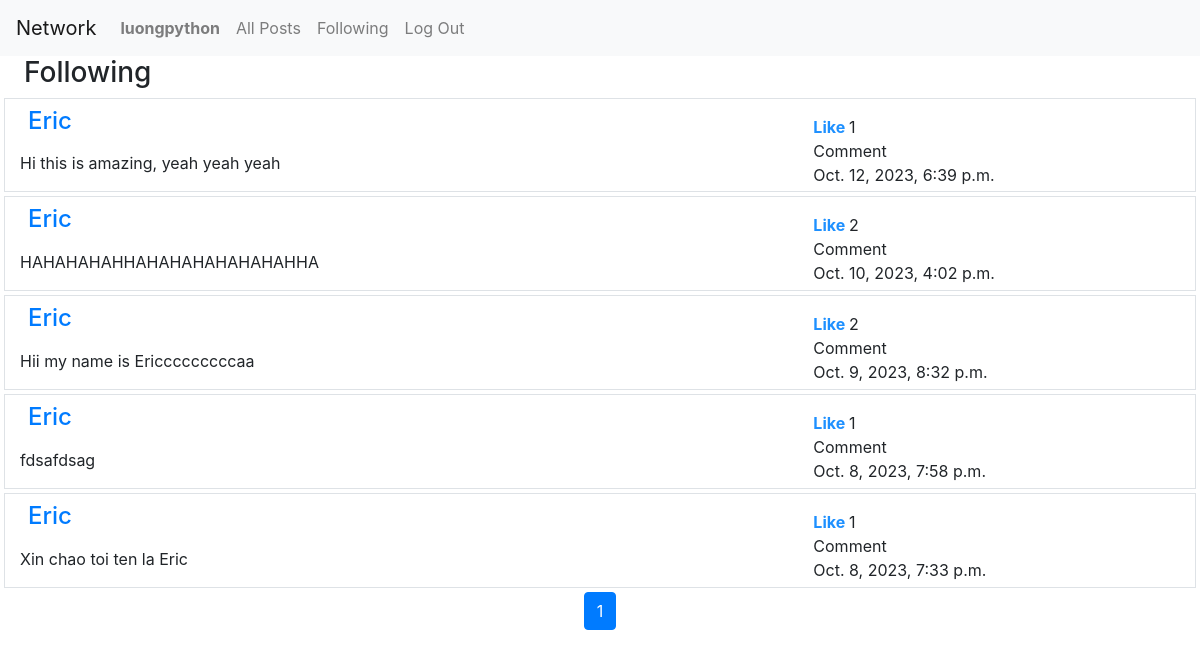
Page /following (signed in) on the committed database.
### network/models.py (models this page shows, shortened)
class User(AbstractUser):
    description = models.TextField(blank=True, max_length=250)
    followers = models.ManyToManyField('self', blank=True, symmetrical=False, related_name="user_followers")
    following = models.ManyToManyField('self', blank=True, symmetrical=False, related_name="user_following")

class Post(models.Model):
    user = models.ForeignKey('User', on_delete=models.CASCADE, related_name="user_posts")
    content = models.TextField()
    timestamp = models.DateTimeField(auto_now_add=True)
    likes = models.ManyToManyField('User', through='Like', related_name='like_posts', blank=True)

### network/views.py (the view)
# urls.py: path("following", views.following, name="following"),
def following(request):
    following = request.user.following.all()
    posts = Post.objects.filter(user__in=following).order_by("-timestamp")
    paginator = Paginator(posts,10)
    page_number = request.GET.get('page')
    page_obj = paginator.get_page(page_number)
    return render(request, "network/following.html", {
        "posts": page_obj
    })

### network/templates/network/following.html (shortened to what this page needs)
{% extends "network/layout.html" %}
{% block body %}
    <h3 class="ml-4">Following</h3>
    {% for post in posts %}
        <div class="row m-1 border post-div">
            <div class="col-sm-8">
                <h4 class="my-2 mx-2"><a href="{% url 'user_page' post.user.username %}">{{post.user.username}}</a></h4>
                <div class="post-content">
                    <p class="my-3">{{post.content}}</p>
                </div>
            </div>
            <div class="col-sm-4">
                <div class="mt-3">
                      <span class="like-label">Like </span>
                      <span class="like-count">{{post.likes.count}}</span>
                <div>Comment</div>
                <p class="m-0">{{post.timestamp}}</p>
            </div>
        </div>
        </div>
        {% endfor %}
    {% if posts %}
    <nav aria-label="Page navigation example">
        <ul class="pagination justify-content-center">
            {% for page_num in posts.paginator.page_range %}
            {% if page_num == posts.number %}
                <li class="page-item active">
                    <span class="page-link">{{ page_num }}</span>
                </li>
            {% elif page_num > posts.number|add:'-2' and page_num < posts.number|add:'2' %}
                <li class="page-item">
                    <a class="page-link" href="?page={{ page_num }}">{{ page_num }}</a>
                </li>
            {% elif page_num == posts.paginator.page_range.start or page_num == posts.paginator.page_range.stop %}
                <li class="page-item">
                    <a class="page-link" href="?page={{ page_num }}">{{ page_num }}</a>
                </li>
            {% elif page_num == posts.paginator.page_range.start|add:'1' or page_num == posts.paginator.page_range.stop|add:'-1' %}
                <li class="page-item disabled">
                    <span class="page-link">...</span>
                </li>
            {% endif %}
            {% endfor %}
        </ul>
    </nav>
    {% else %}
    <div class="container">
        <div class="row justify-content-center">
            <h3>No posts</h3>
        </div>
    </div>
    {% endif %}
{% endblock %}

### network/templates/network/layout.html (shortened to what this page needs)
{% load static %}
<!DOCTYPE html>
<html lang="en">
    <head>
        <link rel="stylesheet" href="https://stackpath.bootstrapcdn.com/bootstrap/4.4.1/css/bootstrap.min.css">
        <link href="{% static 'network/styles.css' %}" rel="stylesheet">
    </head>
    <body>
        <nav class="navbar navbar-expand-lg navbar-light bg-light">
            <a class="navbar-brand" href="{% url 'index' %}">Network</a>
            <div>
              <ul class="navbar-nav mr-auto">
                {% if request.user.is_authenticated and request.user == user %}
                    <li class="nav-item">
                        <a class="nav-link" href="{% url 'user_page' user.username %}"><strong>{{ user.username }}</strong></a>
                    </li>
                {% endif %}
                <li class="nav-item">
                  <a class="nav-link" id="all-posts" href="{% url 'index' %}">All Posts</a>
                </li>
                {% if request.user.is_authenticated %}
                    <li class="nav-item">
                        <a class="nav-link" id="following" href="{% url 'following' %}">Following</a>
                    </li>
                    <li class="nav-item">
                        <a class="nav-link" href="{% url 'logout' %}">Log Out</a>
                    </li>
                {% endif %}
              </ul>
            </div>
          </nav>
        <div class="body">
            {% block body %}
            {% endblock %}
        </div>
    </body>
</html>

### network/static/network/styles.css (style rules this page uses)
* { box-sizing: border-box; }
body { height: 100vh; width: 100vw; }
.edit-post, .like-label { color:dodgerblue; }
.liked-post { font-weight: bold; }

### rows in the picture
User: username "luongpython"
Post: user.username "Eric", content "Hi this is amazing, yeah yeah yeah", likes.count "1", timestamp "Oct. 12, 2023, 6:39 p.m."
Post: user.username "Eric", content "HAHAHAHAHHAHAHAHAHAHAHAHHA", likes.count "2", timestamp "Oct. 10, 2023, 4:02 p.m."
Post: user.username "Eric", content "Hii my name is Ericccccccccaa", likes.count "2", timestamp "Oct. 9, 2023, 8:32 p.m."
Post: user.username "Eric", content "fdsafdsag", likes.count "1", timestamp "Oct. 8, 2023, 7:58 p.m."
Post: user.username "Eric", content "Xin chao toi ten la Eric", likes.count "1", timestamp "Oct. 8, 2023, 7:33 p.m."

### other values in the picture
{{ page_num }} "1"
